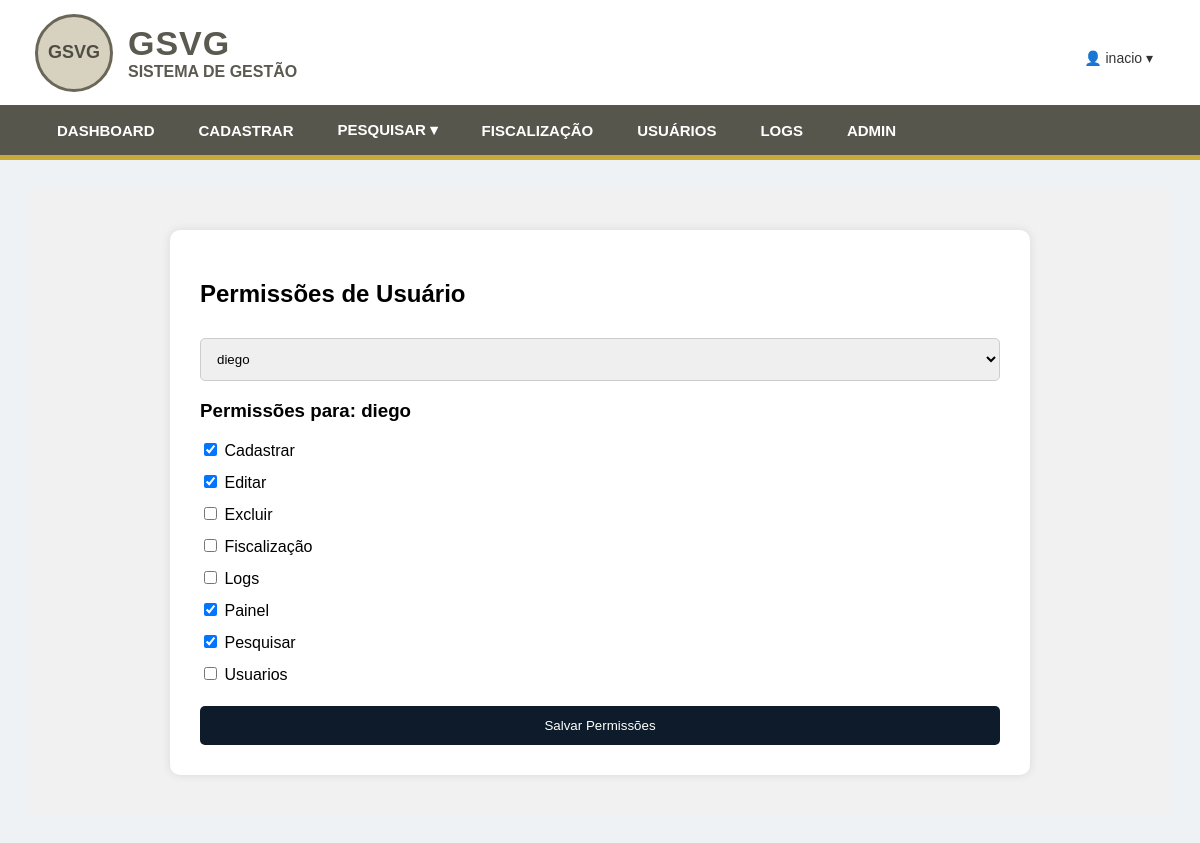
Page /permissoes/?usuario=2 (signed in) on the committed database.
### cadastro/models.py (models this page shows, shortened)
class PaginaSistema(models.Model):
    nome = models.CharField(max_length=100)
    rota = models.CharField(max_length=100, unique=True)

### cadastro/views.py (the view, shortened to what this page needs)
# urls.py: path('permissoes/', permissoes),
@login_required
def permissoes(request):
    if not request.user.is_superuser:
        return redirect('/painel/')
    usuarios = User.objects.all().order_by('username')
    paginas = PaginaSistema.objects.all().order_by('nome')
    usuario_id = request.GET.get('usuario') or request.POST.get('usuario_id')
    usuario_selecionado = None
    permissoes_marcadas = []
    if usuario_id:
        usuario_selecionado = User.objects.get(id=usuario_id)
        permissoes_marcadas = list(
            PermissaoUsuario.objects.filter(
                usuario=usuario_selecionado,
                liberado=True
            ).values_list('pagina_id', flat=True)
        )
    return render(request, 'cadastro/permissoes.html', {
        'usuarios': usuarios,
        'paginas': paginas,
        'usuario_selecionado': usuario_selecionado,
        'permissoes_marcadas': permissoes_marcadas
    })

### templates/cadastro/permissoes.html (shortened to what this page needs)
{% extends 'cadastro/base.html' %}
{% block content %}
<div class="pagina">
<div class="box">
<h2>Permissões de Usuário</h2>
<form method="get">
<select name="usuario" onchange="this.form.submit()">
{% for u in usuarios %}
<option value="{{ u.id }}" {% if usuario_selecionado and usuario_selecionado.id == u.id %}selected{% endif %}>
{{ u.username }}
</option>
{% endfor %}
</select>
</form>
{% if usuario_selecionado %}
<form method="post">
<h3>Permissões para: {{ usuario_selecionado.username }}</h3>
{% for pagina in paginas %}
<label>
<input type="checkbox" name="paginas" value="{{ pagina.id }}"
{% if pagina.id in permissoes_marcadas %}checked{% endif %}>
{{ pagina.nome }}
</label>
{% endfor %}
<button type="submit">Salvar Permissões</button>
</form>
{% endif %}
</div>
</div>
{% endblock %}

### templates/cadastro/base.html (shortened to what this page needs)
<!DOCTYPE html>
<html lang="pt-br">
<head>
</head>
<body>
<header class="top-header">
    <div class="logo-area">
        <div class="logo-circle">GSVG</div>
        <div class="logo-texto">
            <h1>GSVG</h1>
            <span>SISTEMA DE GESTÃO</span>
        </div>
    </div>
    <div class="usuario-menu">
        <button type="button" class="usuario-btn">
            👤 {{ request.user.username }} ▾
        </button>
    </div>
</header>
<nav class="menu-bar">
    <div class="menu">
        <a href="/painel/">DASHBOARD</a>
        <a href="/cadastrar/">CADASTRAR</a>
        <div class="menu-item">
            <a href="#">PESQUISAR ▾</a>
        </div>
	<a href="/fiscalizacao/">FISCALIZAÇÃO</a>
        <a href="/usuarios/">USUÁRIOS</a>
        <a href="/logs/">LOGS</a>
        <a href="/admin/">ADMIN</a>
    </div>
</nav>
<main class="conteudo">
    {% block content %}
    {% endblock %}
</main>
</body>
</html>

### templates/cadastro/base.html (style rules this page uses)
body { margin: 0; font-family: Arial, sans-serif; background: #eef2f5; }
.top-header { height: 105px; background: #ffffff; display: flex; align-items: center; justify-content: space-between; padding: 0 35px; box-sizing: border-box; }
.logo-area { display: flex; align-items: center; gap: 15px; }
.logo-circle { width: 72px; height: 72px; border-radius: 50%; background: #d6d2bf; border: 3px solid #6b6758; display: flex; align-items: center; justify-content: center; font-weight: bold; color: #4f4d43; font-size: 18px; }
.logo-texto h1 { margin: 0; color: #5b5a50; font-size: 34px; font-weight: 800; letter-spacing: 1px; }
.logo-texto span { color: #5b5a50; font-size: 16px; font-weight: bold; }
.usuario-menu { position: relative; }
.usuario-btn { background: none; border: none; color: #333; font-size: 14px; cursor: pointer; }
.menu-bar { height: 50px; background: #57564c; border-bottom: 5px solid #c7aa38; display: flex; align-items: center; padding: 0 35px; }
.menu { display: flex; align-items: center; height: 100%; }
.menu a { color: white; text-decoration: none; padding: 0 22px; height: 50px; display: flex; align-items: center; font-weight: bold; font-size: 15px; box-sizing: border-box; transition: background-color 0.15s ease; }
.menu a, .menu a:hover { transform: none !important; }
.menu-item { position: relative; height: 100%; display: flex; align-items: center; }
.conteudo { padding: 30px; }

### templates/cadastro/permissoes.html (style rules this page uses)
.pagina { background:#f1f1f1;padding:40px }
.box { background:white;padding:30px;border-radius:10px;max-width:800px;margin:auto;box-shadow:0 0 10px rgba(0,0,0,.1) }
label { display:block;margin:12px 0 }
select,button { width:100%;padding:12px;margin-top:10px;border:1px solid #ccc;border-radius:5px }
button { background:#0d1b2a;color:white;border:none;cursor:pointer }

### rows in the picture
PaginaSistema: paginas "☑", nome "Cadastrar"
PaginaSistema: paginas "☑", nome "Editar"
PaginaSistema: nome "Excluir"
PaginaSistema: nome "Fiscalização"
PaginaSistema: nome "Logs"
PaginaSistema: paginas "☑", nome "Painel"
PaginaSistema: paginas "☑", nome "Pesquisar"
PaginaSistema: nome "Usuarios"

### other values in the picture
{{ request.user.username }} "inacio"
{{ usuario_selecionado.username }} "diego"
form field usuario "diego"
